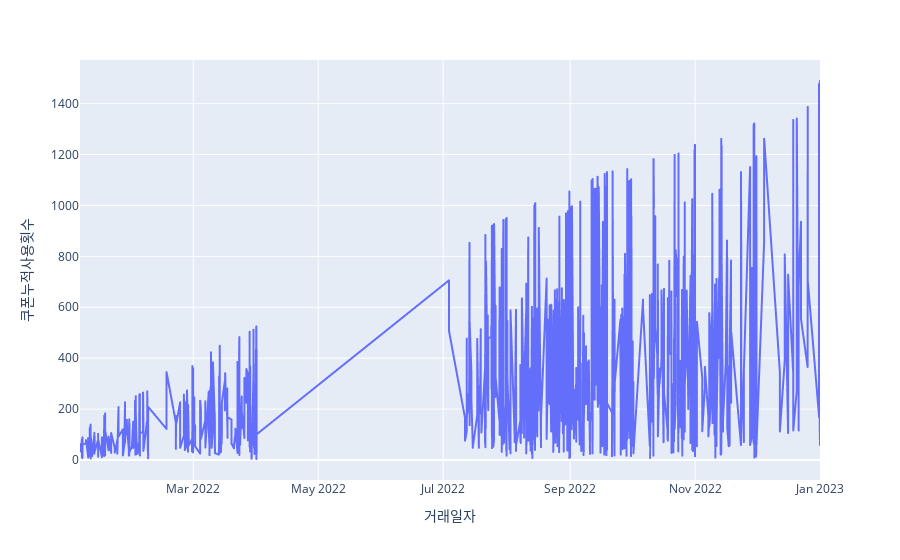

Notebook source saved alongside this figure:
### Code cell
fig = px.line(welcome_df, x='거래일자', y='쿠폰누적사용횟수')
fig.show()

### Figure 1 — Plotly figure (JSON) as saved in the notebook; plotly's stock layout.template omitted (floating-point values rounded to 4 significant figures; data arrays with more than 128 entries replaced by an {"elided": "..."} marker saying what was removed)
{"data": [{"hovertemplate": "거래일자=%{x}<br>쿠폰누적사용횟수=%{y}<extra></extra>", "legendgroup": "", "line": {"color": "#636efa", "dash": "solid"}, "marker": {"symbol": "circle"}, "mode": "lines", "name": "", "showlegend": false, "type": "scattergl", "x": {"elided": "1826 str values"}, "xaxis": "x", "y": {"elided": "1826 int values"}, "yaxis": "y"}], "layout": {"legend": {"tracegroupgap": 0}, "margin": {"t": 60}, "xaxis": {"anchor": "y", "domain": [0, 1], "title": {"text": "거래일자"}}, "yaxis": {"anchor": "x", "domain": [0, 1], "title": {"text": "쿠폰누적사용횟수"}}}}
